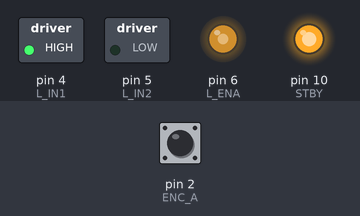
Recording of a sketch running on a simulated Arduino Uno, built with avr-gcc and run on an emulated ATmega328P. Shown: switched loads named in the sketch (green lamp = pin HIGH), output pins drawn as LEDs (lit = HIGH). Inputs (shaded band) come from the test bench; at power-on: pin 2 (ENC_A) HIGH. What the sketch prints to the serial monitor is not drawn.

Above: at 0.1 s.
Timing chart, 0 to 1.6 s (numbered marks = the images above):
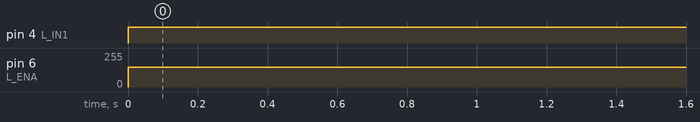

Measured:
- by itself, pin 4 (L_IN1): LOW → HIGH at 0.00 s
- by itself, pin 6 (L_ENA): 0/255 → 150/255 at 0.00 s

The sketch:

step2_encoder_test.ino
```cpp
const int L_IN1 = 4, L_IN2 = 5, L_ENA = 6;
const int STBY = 10;
const int ENC_A = 2, ENC_B = 3;

volatile long enc_count = 0;

void encISR() {
  enc_count += (digitalRead(ENC_B) == HIGH) ? 1 : -1;
}

void setMotor(int in1, int in2, int en, int pwm) {
  if (pwm > 0) {
    digitalWrite(in1, HIGH); digitalWrite(in2, LOW);
  } else if (pwm < 0) {
    digitalWrite(in1, LOW); digitalWrite(in2, HIGH);
    pwm = -pwm;
  } else {
    digitalWrite(in1, LOW); digitalWrite(in2, LOW);
  }
  analogWrite(en, constrain(pwm, 0, 255));
}

void setup() {
  pinMode(L_IN1, OUTPUT); pinMode(L_IN2, OUTPUT); pinMode(L_ENA, OUTPUT);
  pinMode(STBY, OUTPUT);
  digitalWrite(STBY, HIGH);
  pinMode(ENC_A, INPUT_PULLUP);
  pinMode(ENC_B, INPUT_PULLUP);
  attachInterrupt(digitalPinToInterrupt(ENC_A), encISR, RISING);
  Serial.begin(115200);
}

void loop() {
  setMotor(L_IN1, L_IN2, L_ENA, 150);
  Serial.print("enc: ");
  Serial.println(enc_count);
  delay(100);
}
```
